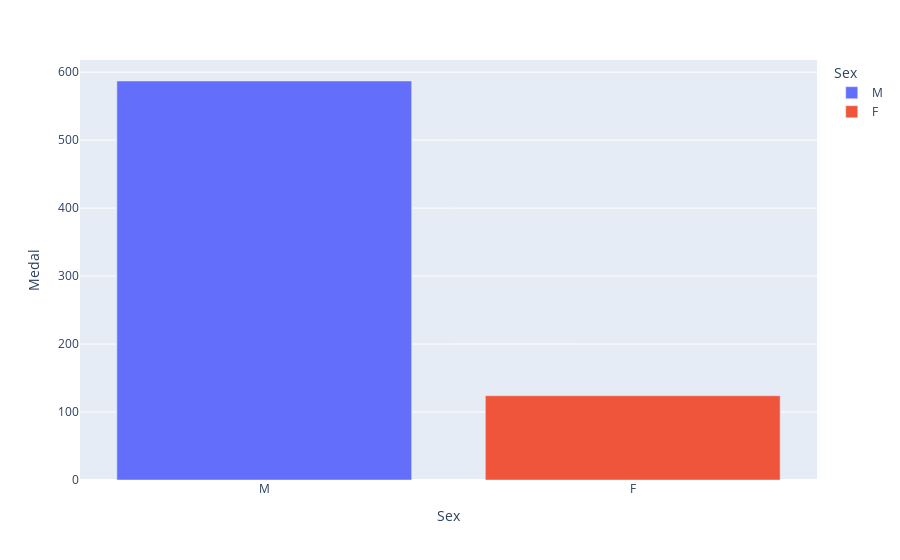

The notebook cell this image was saved under:
### Code cell
px.bar(ita_sex, "Sex", "Medal", color="Sex")

### Figure 1 — Plotly figure (JSON) as saved in the notebook; plotly's stock layout.template omitted (floating-point values rounded to 4 significant figures)
{"data": [{"alignmentgroup": "True", "hovertemplate": "Sex=%{x}<br>Medal=%{y}<extra></extra>", "legendgroup": "M", "marker": {"color": "#636efa", "pattern": {"shape": ""}}, "name": "M", "offsetgroup": "M", "orientation": "v", "showlegend": true, "textposition": "auto", "type": "bar", "x": ["M"], "xaxis": "x", "y": [587], "yaxis": "y"}, {"alignmentgroup": "True", "hovertemplate": "Sex=%{x}<br>Medal=%{y}<extra></extra>", "legendgroup": "F", "marker": {"color": "#EF553B", "pattern": {"shape": ""}}, "name": "F", "offsetgroup": "F", "orientation": "v", "showlegend": true, "textposition": "auto", "type": "bar", "x": ["F"], "xaxis": "x", "y": [124], "yaxis": "y"}], "layout": {"barmode": "relative", "legend": {"title": {"text": "Sex"}, "tracegroupgap": 0}, "margin": {"t": 60}, "xaxis": {"anchor": "y", "categoryarray": ["M", "F"], "categoryorder": "array", "domain": [0, 1], "title": {"text": "Sex"}}, "yaxis": {"anchor": "x", "domain": [0, 1], "title": {"text": "Medal"}}}}
